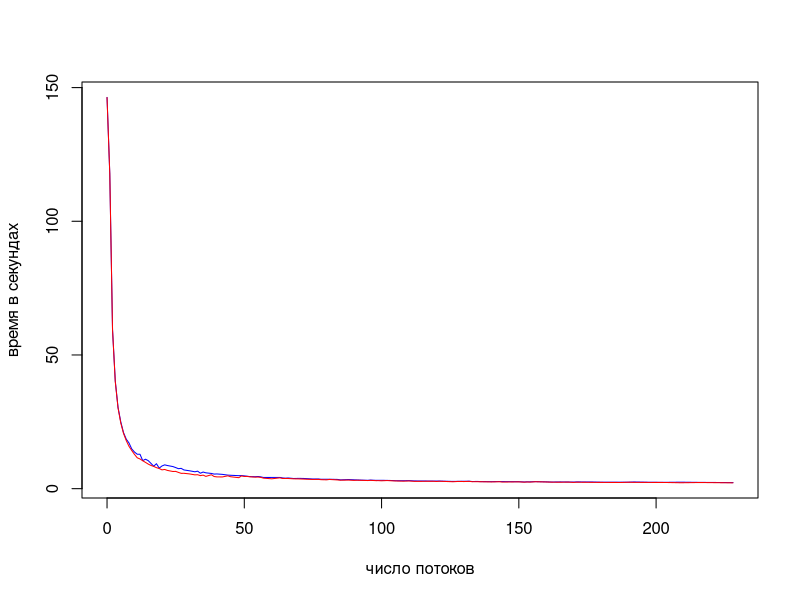
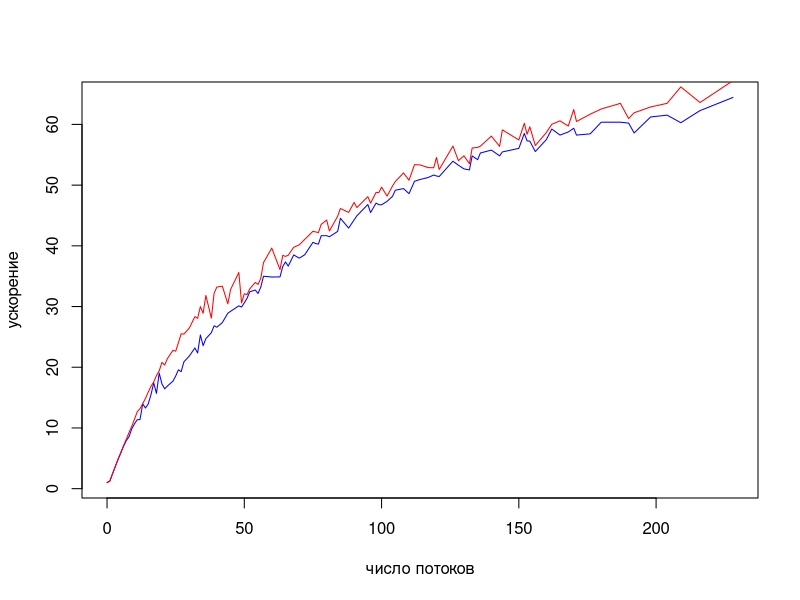
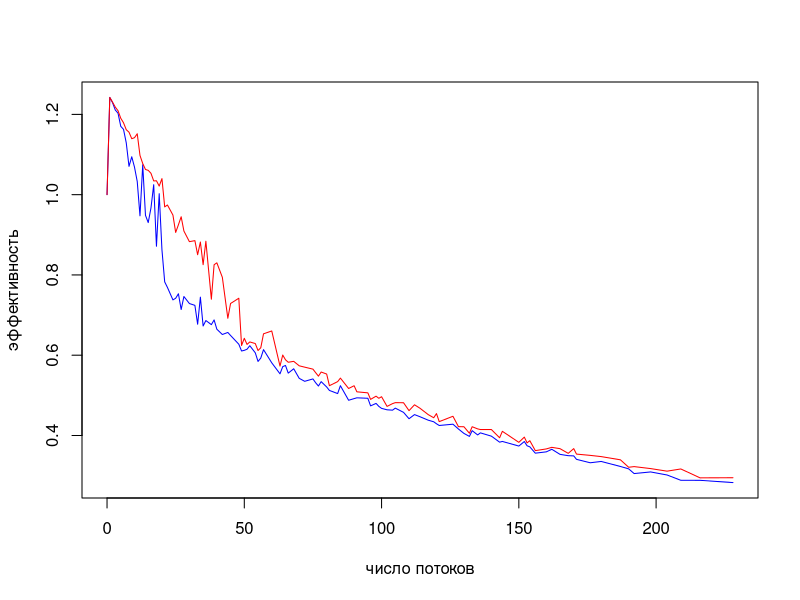
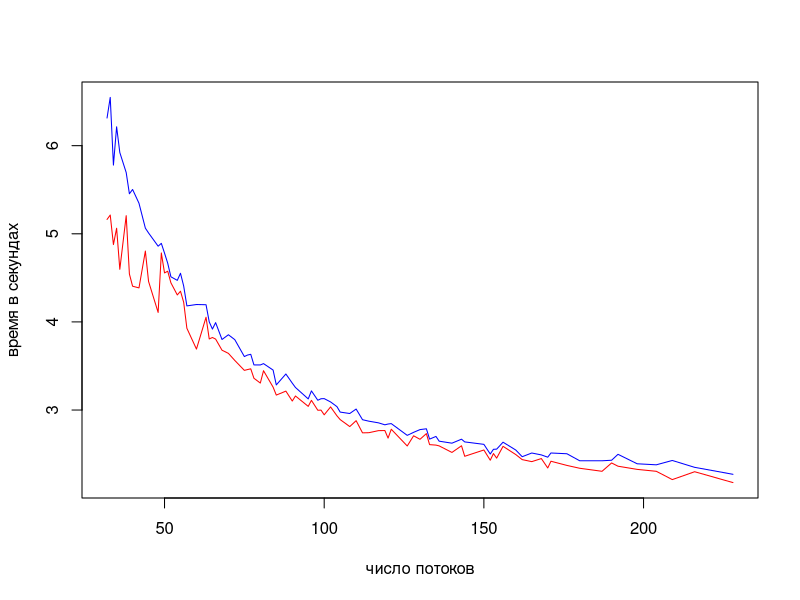
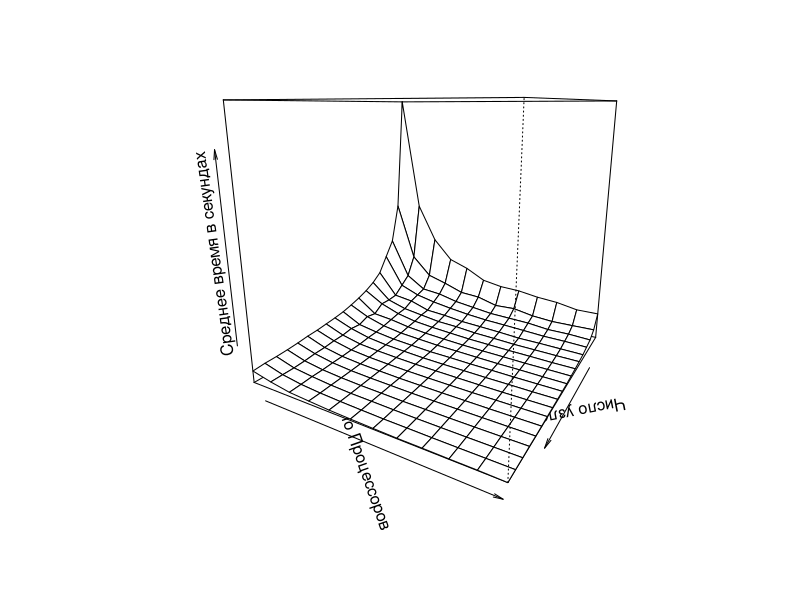

These figures' R source, in order:
data = read.csv('timing.csv')
threads = c(0:228)
processors = unique(data$NumProcessors)
nodes = unique(data$NumNodes)
data_threads = data$NumNodes * data$NumProcessors

time_mean = c()
time_min = c()
for (t in threads) {
    cur_thread_data = sort(data[data_threads == t, "Time"])
    cur_thread_data = cur_thread_data[1:round(length(cur_thread_data) * 0.8)]

    time_mean = c(time_mean, mean(cur_thread_data))
    time_min = c(time_min, min(cur_thread_data))
}

png('all_values.png')
plot(threads[!is.na(time_mean)] , time_mean[!is.na(time_mean)], type='l', xlab='число потоков', ylab='время в секундах', col='blue')
lines(threads[!is.na(time_mean)], time_min[!is.na(time_mean)], col='red')
dev.off()

png('acceleration.png')
plot(threads[!is.na(time_mean)] , time_mean[1] / time_mean[!is.na(time_mean)], type='l', xlab='число потоков', ylab='ускорение', col='blue')
lines(threads[!is.na(time_mean)], time_min[!is.na(time_mean)] ^ -1 * time_min[1], col='red')
dev.off()

cur_threads = threads[!is.na(time_mean)]
cur_threads[1] = 1
png('efficiency.png')
plot(threads[!is.na(time_mean)] , time_mean[1] / (time_mean[!is.na(time_mean)] * cur_threads), type='l', xlab='число потоков', ylab='эффективность', col='blue')
lines(threads[!is.na(time_mean)], time_min[!is.na(time_mean)] ^ -1 * time_min[1] / cur_threads, col='red')
dev.off()

cut_first = function(x, n=30) {
    return (x[n:length(x)])
}

print (sprintf('Лучшее по среднему значению число потоков: %d', threads[which.min(time_mean)]))

threads = threads[!is.na(time_mean)]
time_min = time_min[!is.na(time_mean)]
time_mean = time_mean[!is.na(time_mean)]

threads = cut_first(threads)
time_mean = cut_first(time_mean)
time_min = cut_first(time_min)

png('fast_values.png')
plot(threads, time_mean, type='l', xlab='число потоков', ylab='время в секундах', col='blue', ylim=c(min(time_min), max(time_mean)))
lines(threads, time_min, col='red')
dev.off()


time_mean = matrix(nrow=length(nodes), ncol=length(processors) - 1)
nodes = cut_first(nodes, 1)
processors = cut_first(processors, 2)

for (n in nodes) {
    for (p in processors) {
        cur_data = sort(data[(data$NumNodes == n & data$NumProcessors == p) , "Time"])
        cur_data = cur_data[1:round(length(cur_data) * 0.8)]
        
        time_mean[n, p] = mean(cur_data)
    }
}

for (p in processors) {
    time_mean[4, p] = (time_mean[3, p] + time_mean[5, p]) / 2
}

nodes = sort(c(nodes, 4))
nodes = cut_first(nodes, 2)

png('plot_in_3d.png')
persp(nodes, processors, time_mean, theta=120, xlab="Число узлов", ylab="Число Процессоров", zlab="Среднее время в секундах")
dev.off()

nodes = cut_first(nodes, 5)
processors = cut_first(processors, 5)

time_mean = time_mean[5:nrow(time_mean), 5:ncol(time_mean)]

#persp(nodes, processors, time_mean, theta=45, xlab="Число узлов", ylab="Число Процессоров", zlab="Среднее время в секундах")
